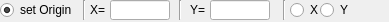
<?xml version="1.0" encoding="UTF-8"?>
<ui version="4.0">
 <class>QG_DimOrdinateOptions</class>
 <widget class="QWidget" name="QG_DimOrdinateOptions">
  <property name="geometry">
   <rect>
    <x>0</x>
    <y>0</y>
    <width>389</width>
    <height>22</height>
   </rect>
  </property>
  <property name="sizePolicy">
   <sizepolicy hsizetype="Fixed" vsizetype="Fixed">
    <horstretch>0</horstretch>
    <verstretch>0</verstretch>
   </sizepolicy>
  </property>
  <property name="minimumSize">
   <size>
    <width>389</width>
    <height>22</height>
   </size>
  </property>
  <property name="windowTitle">
   <string>DimOrdinateOptions</string>
  </property>
  <widget class="Line" name="sep1">
   <property name="geometry">
    <rect>
     <x>280</x>
     <y>0</y>
     <width>9</width>
     <height>20</height>
    </rect>
   </property>
   <property name="sizePolicy">
    <sizepolicy hsizetype="Fixed" vsizetype="Fixed">
     <horstretch>0</horstretch>
     <verstretch>0</verstretch>
    </sizepolicy>
   </property>
   <property name="frameShape">
    <enum>QFrame::VLine</enum>
   </property>
   <property name="frameShadow">
    <enum>QFrame::Sunken</enum>
   </property>
  </widget>
  <widget class="QLineEdit" name="leOriginX">
   <property name="geometry">
    <rect>
     <x>110</x>
     <y>0</y>
     <width>60</width>
     <height>20</height>
    </rect>
   </property>
   <property name="sizePolicy">
    <sizepolicy hsizetype="Fixed" vsizetype="Fixed">
     <horstretch>0</horstretch>
     <verstretch>0</verstretch>
    </sizepolicy>
   </property>
   <property name="toolTip">
    <string>Radius of the tangential arc</string>
   </property>
  </widget>
  <widget class="QLineEdit" name="leOriginY">
   <property name="geometry">
    <rect>
     <x>210</x>
     <y>0</y>
     <width>60</width>
     <height>20</height>
    </rect>
   </property>
   <property name="sizePolicy">
    <sizepolicy hsizetype="Fixed" vsizetype="Fixed">
     <horstretch>0</horstretch>
     <verstretch>0</verstretch>
    </sizepolicy>
   </property>
   <property name="toolTip">
    <string>Total subtending angle of the tangential arc</string>
   </property>
  </widget>
  <widget class="QRadioButton" name="rbOrigin">
   <property name="geometry">
    <rect>
     <x>0</x>
     <y>0</y>
     <width>83</width>
     <height>20</height>
    </rect>
   </property>
   <property name="sizePolicy">
    <sizepolicy hsizetype="Fixed" vsizetype="Fixed">
     <horstretch>0</horstretch>
     <verstretch>0</verstretch>
    </sizepolicy>
   </property>
   <property name="text">
    <string extracomment="Draw Tangential Arc by the given radius">set Origin</string>
   </property>
   <property name="iconSize">
    <size>
     <width>12</width>
     <height>12</height>
    </size>
   </property>
   <property name="checked">
    <bool>true</bool>
   </property>
  </widget>
  <widget class="QRadioButton" name="rbXtype">
   <property name="geometry">
    <rect>
     <x>290</x>
     <y>0</y>
     <width>31</width>
     <height>20</height>
    </rect>
   </property>
   <property name="sizePolicy">
    <sizepolicy hsizetype="Fixed" vsizetype="Fixed">
     <horstretch>0</horstretch>
     <verstretch>0</verstretch>
    </sizepolicy>
   </property>
   <property name="text">
    <string extracomment="Draw Tangential Arc by the given radius">X</string>
   </property>
   <property name="iconSize">
    <size>
     <width>12</width>
     <height>12</height>
    </size>
   </property>
  </widget>
  <widget class="Line" name="sep1_2">
   <property name="geometry">
    <rect>
     <x>80</x>
     <y>0</y>
     <width>9</width>
     <height>20</height>
    </rect>
   </property>
   <property name="sizePolicy">
    <sizepolicy hsizetype="Fixed" vsizetype="Fixed">
     <horstretch>0</horstretch>
     <verstretch>0</verstretch>
    </sizepolicy>
   </property>
   <property name="frameShape">
    <enum>QFrame::VLine</enum>
   </property>
   <property name="frameShadow">
    <enum>QFrame::Sunken</enum>
   </property>
  </widget>
  <widget class="QRadioButton" name="rbYtype">
   <property name="geometry">
    <rect>
     <x>320</x>
     <y>0</y>
     <width>31</width>
     <height>20</height>
    </rect>
   </property>
   <property name="sizePolicy">
    <sizepolicy hsizetype="Fixed" vsizetype="Fixed">
     <horstretch>0</horstretch>
     <verstretch>0</verstretch>
    </sizepolicy>
   </property>
   <property name="text">
    <string>Y</string>
   </property>
  </widget>
  <widget class="QLabel" name="label_1">
   <property name="geometry">
    <rect>
     <x>90</x>
     <y>0</y>
     <width>22</width>
     <height>20</height>
    </rect>
   </property>
   <property name="sizePolicy">
    <sizepolicy hsizetype="Fixed" vsizetype="Fixed">
     <horstretch>0</horstretch>
     <verstretch>0</verstretch>
    </sizepolicy>
   </property>
   <property name="text">
    <string>X=</string>
   </property>
  </widget>
  <widget class="Line" name="sep1_3">
   <property name="geometry">
    <rect>
     <x>176</x>
     <y>0</y>
     <width>9</width>
     <height>20</height>
    </rect>
   </property>
   <property name="sizePolicy">
    <sizepolicy hsizetype="Fixed" vsizetype="Fixed">
     <horstretch>0</horstretch>
     <verstretch>0</verstretch>
    </sizepolicy>
   </property>
   <property name="frameShape">
    <enum>QFrame::VLine</enum>
   </property>
   <property name="frameShadow">
    <enum>QFrame::Sunken</enum>
   </property>
  </widget>
  <widget class="QLabel" name="label_2">
   <property name="geometry">
    <rect>
     <x>190</x>
     <y>0</y>
     <width>16</width>
     <height>20</height>
    </rect>
   </property>
   <property name="sizePolicy">
    <sizepolicy hsizetype="Fixed" vsizetype="Fixed">
     <horstretch>0</horstretch>
     <verstretch>0</verstretch>
    </sizepolicy>
   </property>
   <property name="text">
    <string>Y=</string>
   </property>
  </widget>
 </widget>
 <layoutdefault spacing="6" margin="11"/>
 <tabstops>
  <tabstop>leOriginX</tabstop>
  <tabstop>leOriginY</tabstop>
 </tabstops>
 <resources/>
 <connections>
  <connection>
   <sender>rbOrigin</sender>
   <signal>clicked()</signal>
   <receiver>QG_DimOrdinateOptions</receiver>
   <slot>on_rbOrigin_clicked()</slot>
   <hints>
    <hint type="sourcelabel">
     <x>41</x>
     <y>9</y>
    </hint>
    <hint type="destinationlabel">
     <x>194</x>
     <y>10</y>
    </hint>
   </hints>
  </connection>
  <connection>
   <sender>rbXtype</sender>
   <signal>clicked()</signal>
   <receiver>QG_DimOrdinateOptions</receiver>
   <slot>on_rbXtype_clicked()</slot>
   <hints>
    <hint type="sourcelabel">
     <x>305</x>
     <y>9</y>
    </hint>
    <hint type="destinationlabel">
     <x>194</x>
     <y>10</y>
    </hint>
   </hints>
  </connection>
  <connection>
   <sender>rbYtype</sender>
   <signal>clicked()</signal>
   <receiver>QG_DimOrdinateOptions</receiver>
   <slot>on_rbYtype_clicked()</slot>
   <hints>
    <hint type="sourcelabel">
     <x>335</x>
     <y>9</y>
    </hint>
    <hint type="destinationlabel">
     <x>194</x>
     <y>10</y>
    </hint>
   </hints>
  </connection>
  <connection>
   <sender>leOriginX</sender>
   <signal>textChanged(QString)</signal>
   <receiver>QG_DimOrdinateOptions</receiver>
   <slot>xy_values_changed()</slot>
   <hints>
    <hint type="sourcelabel">
     <x>139</x>
     <y>9</y>
    </hint>
    <hint type="destinationlabel">
     <x>194</x>
     <y>10</y>
    </hint>
   </hints>
  </connection>
  <connection>
   <sender>leOriginY</sender>
   <signal>textChanged(QString)</signal>
   <receiver>QG_DimOrdinateOptions</receiver>
   <slot>xy_values_changed()</slot>
   <hints>
    <hint type="sourcelabel">
     <x>239</x>
     <y>9</y>
    </hint>
    <hint type="destinationlabel">
     <x>194</x>
     <y>10</y>
    </hint>
   </hints>
  </connection>
 </connections>
</ui>
